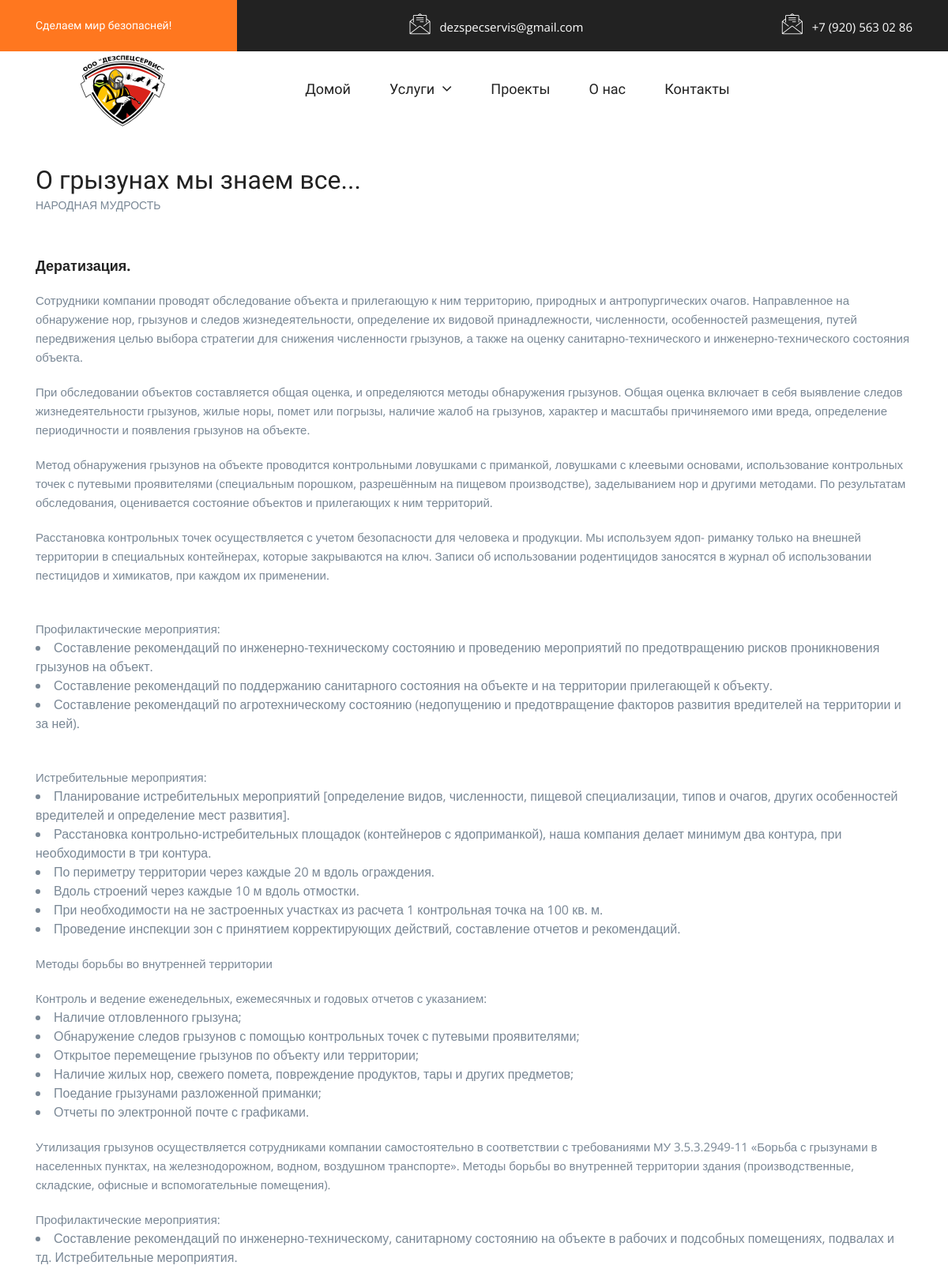
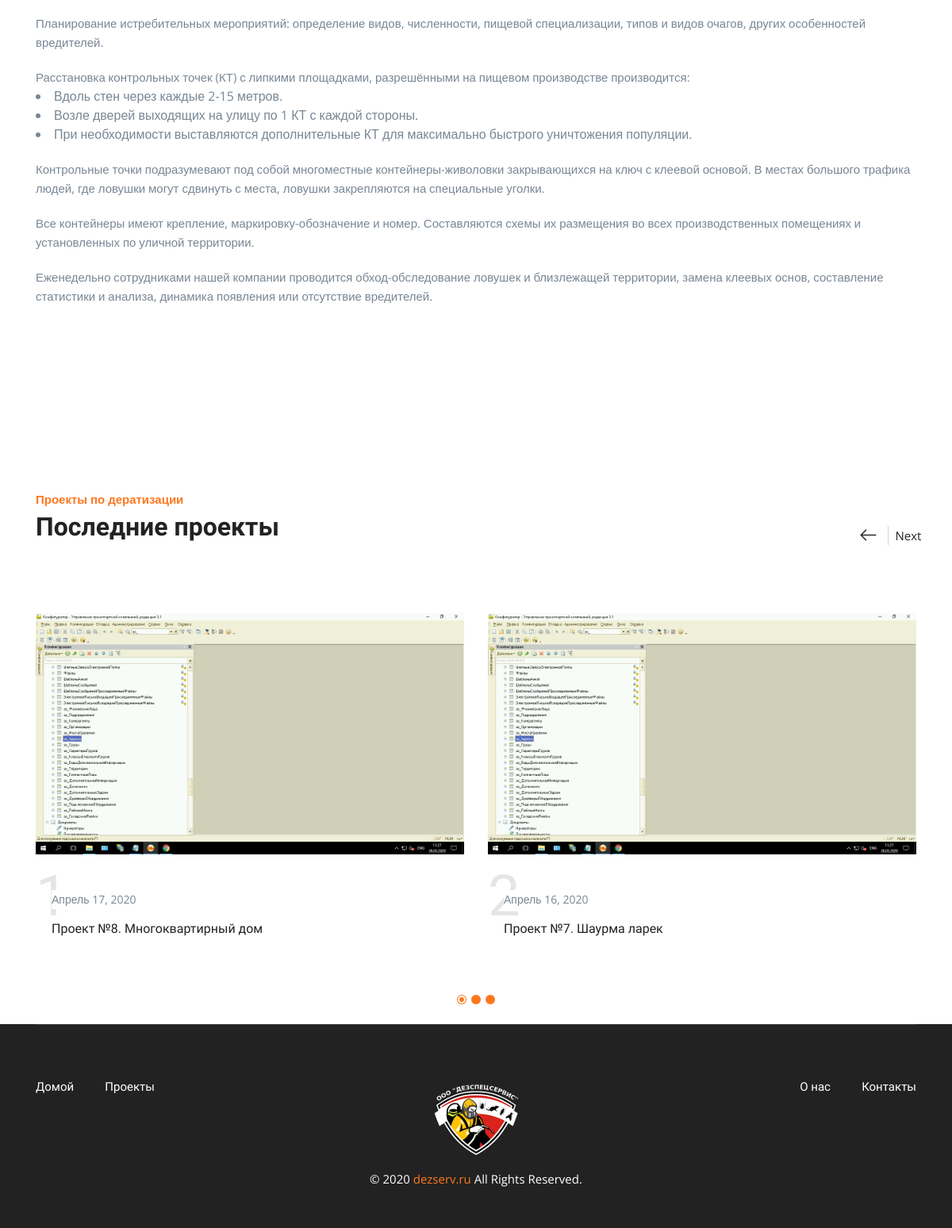
Screenshot of /pesticide/ with the database file from the repository (2 pictures, top to bottom).
### projectapp/models.py (models this page shows, shortened)
class Picture(models.Model):
	title 					= models.CharField(max_length=150, verbose_name='Наименование', blank=True)
	slug 					= models.SlugField(max_length=36, verbose_name='Url', blank=True, db_index=True)
	project					= models.ForeignKey('Project', verbose_name='Проект', on_delete=models.CASCADE)
	images					= models.ImageField(upload_to=get_image_name, verbose_name='Изображение 370x220', default=None, null=True, blank=True)
	main_image				= models.BooleanField(verbose_name='Основная картинка', default=False)
	class Meta:
		verbose_name 		= 'Картинка'
		verbose_name_plural = 'Картинки'

class Project(models.Model):
	pesticide 		= 'PS'
	disinfection 	= 'DF'
	pestcontrol 	= 'PC'
	aeration 		= 'AE'
	fumigation		= 'FU'
	SHOW_CHOICES = (
		(pesticide, 	'Дератизация'),
        (disinfection, 	'Дезинфекция'),
        (pestcontrol, 	'Дезинсекция'),
        (aeration, 		'Газация'),
        (fumigation, 	'Фумигация'),
    )
	slug 					= models.SlugField(max_length=36, verbose_name='Url', blank=True, db_index=True)
	title 					= models.CharField(max_length=255, verbose_name="Заголовок", null=True)
	description 			= models.TextField(verbose_name="Описание", null=True)
	date_of_completion 		= models.DateField(verbose_name="Дата исполнения", null=True)
	category	 			= models.CharField(max_length=2, verbose_name="Категория услуги", choices=SHOW_CHOICES, default=pesticide)
	class Meta:
		verbose_name 		= 'Проект'
		verbose_name_plural = 'Проекты'

### projectapp/views.py (the view)
# urls.py: path('pesticide/', 			show_pesticide, 	name='show_pesticide'),#Дератизация
def show_pesticide(request):
	table = get_table(category='PS')
	context = {
        'page_object': 	table,
    }
	return render(request, 'projectapp/pesticide.html', context)

### projectapp/views.py (called while the page is built)
def get_table(category):
	projects = Project.objects.filter(category=category).order_by('-date_of_completion')[:3]
	table = []
	for project in projects:
		item = Item()
		item.project = project
		images = Picture.objects.filter(project=project, main_image=True).first()
		if images:
			item.image = images
		else:
			item.image = Picture.objects.filter(project=project).first()
		table.append(item)
	return table

### projectapp/templates/projectapp/pesticide.html (shortened to what this page needs)
{% extends 'base.html' %}
{% load static %}
{% block content %}
<section class="bdrop-what-we-do-area pt-120 pb-120">
    <div class="container">
        <div class="row">
            <div class="col-lg-6">
                <div class="bdrop-what-we-title pb-25">
                    <h3 class="main-title">О грызунах мы знаем все...</h3>
                    <h7 class="sub-title">Народная мудрость</h7>
                </div>
            </div>
        </div>
        <div class="row">
            <div class="col-lg-12 col-md-7">
                <div class="bdrop-single-what-we mt-30">
                    <div class="bdrop-what-we-content">
                        <h5 class="bdrop-what-title"><a href="{% url 'show_pesticide' %}">Дератизация.</a></h5>
                        <p class="text">Сотрудники компании проводят обследование объекта и прилегающую к ним территорию, природных и антропургических очагов. Направленное на обнаружение нор, грызунов и следов жизнедеятельности, определение их видовой принадлежности, численности, особенностей размещения, путей передвижения целью выбора стратегии для снижения численности грызунов, а также на оценку санитарно-технического и инженерно-технического состояния объекта.</p>
                        <p class="text">При обследовании объектов составляется общая оценка, и определяются методы обнаружения грызунов. Общая оценка включает в себя выявление следов жизнедеятельности грызунов, жилые норы, помет или погрызы, наличие жалоб на грызунов, характер и масштабы причиняемого ими вреда, определение периодичности и появления грызунов на объекте.</p>
                        <p class="text">Метод обнаружения грызунов на объекте проводится контроль­ными ловушками с приманкой, ловушками с клеевыми основами, использование контрольных точек с путевыми проявителями (специальным порошком, разрешённым на пищевом произво­дстве), заделыванием нор и другими методами. По результатам обследования, оценивается состояние объектов и прилегающих к ним территорий.</p>
                        <p class="text">Расстановка контрольных точек осуществляется с учетом безопасности для человека и продукции. Мы используем ядоп- риманку только на внешней территории в специальных контей­нерах, которые закрываются на ключ. Записи об использовании родентицидов заносятся в журнал об использовании пестицидов и химикатов, при каждом их приме­нении.</p>
                        <br>
                        <p class="text">Профилактические мероприятия:</p>
                        <li>Составление рекомендаций по инженерно-техническому состоянию и проведению мероприятий по предотвращению рисков проникновения грызунов на объект.</li>
                        <li>Составление рекомендаций по поддержанию санитарного состояния на объекте и на территории прилегающей к объекту.</li>
                        <li>Составление рекомендаций по агротехническому состоянию (недопущению и предотвращение факторов развития  вредителей на территории и за ней).</li>
                        <br>
                        <p class="text">Истребительные мероприятия:</p>
                        <li>Планирование истребительных мероприятий [определение видов, численности, пищевой специализации, типов и очагов, других особенностей вредителей и определение мест развития].</li>
                        <li>Расстановка контрольно-истребительных площадок (контейнеров с ядоприманкой), наша компания делает минимум два контура, при необходимости в три контура.</li>
                        <li>По периметру территории через каждые 20 м вдоль ограждения.</li>
                        <li>Вдоль строений через каждые 10 м вдоль отмостки.</li>
                        <li>При необходимости на не застроенных участках из расчета 1 контрольная точка на 100 кв. м.</li>
                        <li>Проведение инспекции зон с принятием корректирующих действий, составление отчетов и рекомендаций.</li>
                        <p class="text">Методы борьбы во внутренней территории</p>
                        <p class="text">Контроль и ведение еженедельных, ежемесячных и годовых отчетов с указанием:</p>
                            <li>Наличие отловленного грызуна;</li>
                            <li>Обнаружение следов грызунов с помощью контрольных точек с путевыми проявителями;</li>
                            <li>Открытое перемещение грызунов по объекту или территории;</li>
                            <li>Наличие жилых нор, свежего помета, повреждение продуктов, тары и других предметов;</li>
                            <li>Поедание грызунами разложенной приманки;</li>
                            <li>Отчеты по электронной почте с графиками.</li>
                        <p class="text">Утилизация грызунов осуществляется сотрудниками компании самостоятельно в соответствии с требованиями МУ  3.5.3.2949-11 «Борьба с грызунами в населенных пунктах, на железнодорожном, водном, воздушном транспорте».
                        Методы борьбы во внутренней территории здания (произво­дственные, складские, офисные и вспомогательные поме­щения).
                        <p class="text">Профилактические мероприятия:</p>
                            <li>Составление рекомендаций по инженерно-техническому, санитарному состоянию на объекте в рабочих и подсобных помещениях, подвалах и тд.
                        Истребительные мероприятия.</li>
                        <p class="text">Планирование истребительных мероприятий: определе­ние видов, численности, пищевой специализации, типов и видов очагов, других особенностей вредителей.
                        <p class="text">Расстановка контрольных точек (КТ) с липкими площадка­ми, разрешёнными на пищевом производстве производит­ся:</p>
                            <li>Вдоль стен через каждые 2-15 метров.</li>
                            <li>Возле дверей выходящих на улицу по 1 КТ с каждой сторо­ны.</li>
                            <li>При необходимости выставляются дополнительные КТ для максимально быстрого уничтожения популяции.</li>
                        <p class="text">Контрольные точки подразумевают под собой многомес­тные контейнеры-живоловки закрывающихся на ключ с клеевой основой. В местах большого трафика людей, где ловушки могут сдвинуть с места, ловушки закрепляются на специальные уголки.</p>
                        <p class="text">Все контейнеры имеют крепление, маркировку-обоз­начение и номер. Составляются схемы их размещения во всех производственных помещениях и установленных по уличной территории.</p>
                        <p class="text">Еженедельно сотрудниками нашей компании проводится обход-обследование ловушек и близлежащей территории, замена клеевых основ, составление статистики и анализа, динамика появления или отсутствие вредителей.</p>
                    </div>
                </div>
            </div>
        </div>
    </div>
</section>
<section class="bdrop-testimonial-area pt-115">
    <div class="container">
        <div class="row">
            <div class="col-lg-6">
                <div class="bdrop-section-title pb-60">
                    <h6 class="sub-titler">Проекты по дератизации</h6>
                    <h3 class="main-title">Последние проекты</h3>
                </div>
            </div>
        </div>
        <div class="row testimonial-active">
            {% for item in page_object %}
            <div class="col-lg-4">
                <div class="bdrop-single-testimonial bdrop-testimonial-2">
                    <div class="bdrop-single-news mt-30">
                        <div class="bdrop-news-image">
                            {% if item.image %}
                                <img src="{{ item.image.images.url }}" alt="">
                            {% else %}
                            <img src="{% static 'images/news-1.jpg' %}" alt="News">
                            {% endif %}
                        </div>
                        <div class="bdrop-news-content">
                            <span class="news-number">{{ forloop.counter }}</span>
                            <p class="news-date">{{ item.project.date_of_completion }}</p>
                            <h5 class="news-title"><a href="{% url 'show_project' slug=item.project.slug%}">{{ item.project.title }}</a></h5>
                        </div>
                    </div>
                </div>
            </div>
            {% endfor %}
        </div>
    </div>
</section>
{% endblock %}

### static/css/default.css (style rules this page uses)
.mt-30 { margin-top: 30px; }
.pt-115 { padding-top: 115px; }
.pt-120 { padding-top: 120px; }
.pb-25 { padding-bottom: 25px; }
.pb-60 { padding-bottom: 60px; }
.pb-120 { padding-bottom: 120px; }

### rows the page displays
Picture: image.images (picture)
Project: project.date_of_completion "Апрель 17, 2020", project "Проект №8. Многоквартирный дом"
Picture: image.images (picture)
Project: project.date_of_completion "Апрель 16, 2020", project "Проект №7. Шаурма ларек"
